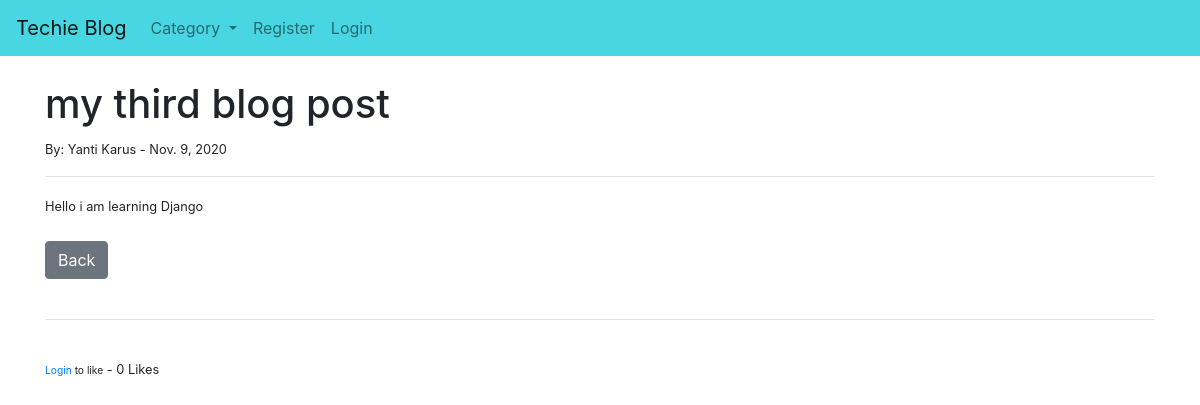
The app's page /post/4 with its own data.
### theblog/models.py (models this page shows, shortened)
class Post(models.Model):
    title = models.CharField(max_length=255)
    title_tag = models.CharField(max_length=255)
    author = models.ForeignKey(User, on_delete=models.CASCADE)
    category = models.CharField(max_length=255, default="coding")
    body = RichTextField(blank=True, null=True)
    post_date= models.DateField(auto_now_add=True)
    likes= models.ManyToManyField(User, related_name='blog_post')
    def total_likes(self):
        return self.likes.count()

### theblog/views.py (the view)
# urls.py: path('post/<int:pk>', PostDetailView.as_view(), name="post_detail"),
class PostDetailView(DetailView):
    model = Post
    template_name = "post_detail.html"
    def get_context_data(self, *args, **kwargs):
        cat_menu=Category.objects.all()
        context= super(PostDetailView, self).get_context_data(*args, **kwargs)
        stuff = get_object_or_404(Post, id=self.kwargs['pk'])
        total_likes=stuff.total_likes()
        liked = False
        if stuff.likes.filter(id=self.request.user.id).exists():
            liked = True
        context["cat_menu"]=cat_menu
        context["total_likes"]=total_likes
        context["liked"]=  liked
        return context

### theblog/models.py (called while the page is built)
    def __str__(self):
        return self.name

### theblog/templates/post_detail.html (shortened to what this page needs)
{% extends 'base.html' %}
{% block content %}
    <h1>{{post.title}}</h1>
    <small>By: {{post.author.first_name}} {{post.author.last_name}} - {{post.post_date}}
        <br/>
    <hr>
    {{post.body | safe}}
    <br/><br/>
    <a href="{% url 'home'%}" class="btn btn-secondary">Back</a>
    <br/><br/>
    <hr>
    <br/>
    <form action="{% url 'like_post' post.pk %}"method="POST">
        {% if user.is_authenticated %}
            {% if liked %}
            <button type="submit" name="post_id" value="{{post.id}}" class="btn btn-danger btn-sm">Unlike</button>
            {% else %}
            <button type="submit" name="post_id" value="{{post.id}}" class="btn btn-primary btn-sm">Like</button>
            {% endif %}
         {% else %}
         <small><a href="{% url 'login'%}">Login</a> to like</small>
         {% endif %}
        - {{total_likes}} Likes
    </form>
{% endblock %}

### records on screen
Post: title "my third blog post", author.first_name "Yanti", author.last_name "Karus", post_date "Nov. 9, 2020", body "Hello i am learning Django"

### other values on screen
{{ total_likes }} "0"
